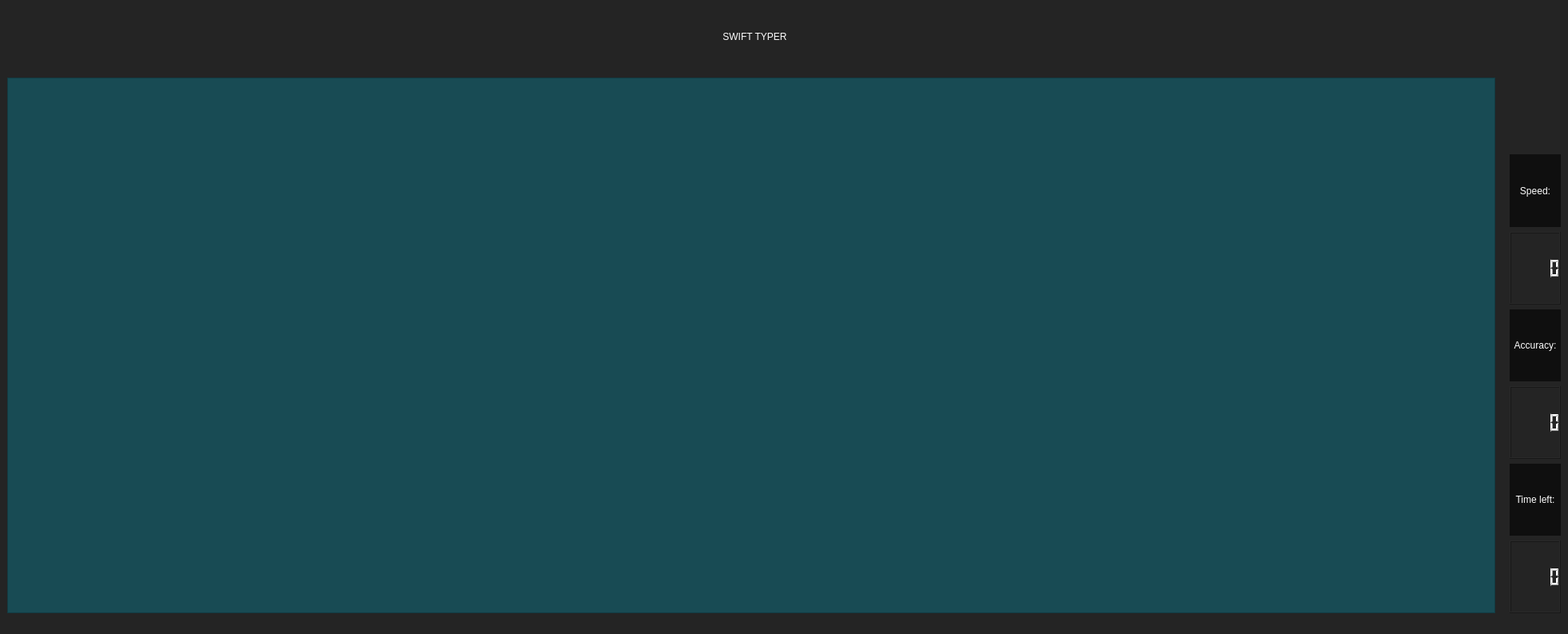
<?xml version="1.0" encoding="UTF-8"?>
<ui version="4.0">
 <class>MainWindow</class>
 <widget class="QMainWindow" name="MainWindow">
  <property name="enabled">
   <bool>true</bool>
  </property>
  <property name="geometry">
   <rect>
    <x>0</x>
    <y>0</y>
    <width>1962</width>
    <height>793</height>
   </rect>
  </property>
  <property name="windowTitle">
   <string>MainWindow</string>
  </property>
  <property name="styleSheet">
   <string notr="true">
background-color: rgb(36, 36, 36);</string>
  </property>
  <property name="animated">
   <bool>false</bool>
  </property>
  <property name="unifiedTitleAndToolBarOnMac">
   <bool>false</bool>
  </property>
  <widget class="QWidget" name="centralwidget">
   <layout class="QGridLayout" name="gridLayout_3">
    <property name="topMargin">
     <number>0</number>
    </property>
    <property name="bottomMargin">
     <number>20</number>
    </property>
    <property name="horizontalSpacing">
     <number>9</number>
    </property>
    <item row="0" column="0" colspan="2">
     <widget class="QLabel" name="label_4">
      <property name="enabled">
       <bool>false</bool>
      </property>
      <property name="styleSheet">
       <string notr="true">color: rgb(255, 255, 255);
border-right-color: rgb(24,75, 84);
font: 75 italic 38pt &quot;Century Schoolbook L&quot;;


</string>
      </property>
      <property name="frameShape">
       <enum>QFrame::NoFrame</enum>
      </property>
      <property name="text">
       <string>SWIFT TYPER</string>
      </property>
      <property name="alignment">
       <set>Qt::AlignCenter</set>
      </property>
     </widget>
    </item>
    <item row="8" column="0">
     <widget class="QLineEdit" name="input_para">
      <property name="enabled">
       <bool>true</bool>
      </property>
      <property name="minimumSize">
       <size>
        <width>0</width>
        <height>0</height>
       </size>
      </property>
      <property name="maximumSize">
       <size>
        <width>0</width>
        <height>0</height>
       </size>
      </property>
     </widget>
    </item>
    <item row="2" column="2">
     <widget class="QLabel" name="label">
      <property name="styleSheet">
       <string notr="true">color: rgb(255,255,255);
font: 75 22pt &quot;TlwgTypewriter&quot;;
background-color: rgb(15, 15,15);
</string>
      </property>
      <property name="text">
       <string>Speed:</string>
      </property>
      <property name="alignment">
       <set>Qt::AlignCenter</set>
      </property>
     </widget>
    </item>
    <item row="3" column="2">
     <widget class="QLCDNumber" name="lcd_wpm">
      <property name="styleSheet">
       <string notr="true">color: rgb(255, 255, 255);</string>
      </property>
     </widget>
    </item>
    <item row="4" column="2">
     <widget class="QLabel" name="label_2">
      <property name="maximumSize">
       <size>
        <width>10000000</width>
        <height>10000000</height>
       </size>
      </property>
      <property name="toolTip">
       <string>&lt;html&gt;&lt;head/&gt;&lt;body&gt;&lt;p align=&quot;center&quot;&gt;&lt;br/&gt;&lt;/p&gt;&lt;/body&gt;&lt;/html&gt;</string>
      </property>
      <property name="styleSheet">
       <string notr="true">color: rgb(255,255,255);
font: 75 22pt &quot;TlwgTypewriter&quot;;
background-color: rgb(15, 15,15);
</string>
      </property>
      <property name="text">
       <string>Accuracy:</string>
      </property>
      <property name="alignment">
       <set>Qt::AlignCenter</set>
      </property>
     </widget>
    </item>
    <item row="5" column="2">
     <widget class="QLCDNumber" name="lcd_accuracy">
      <property name="styleSheet">
       <string notr="true">color: rgb(255, 255, 255);</string>
      </property>
     </widget>
    </item>
    <item row="6" column="2">
     <widget class="QLabel" name="label_3">
      <property name="styleSheet">
       <string notr="true">color: rgb(255,255,255);
font: 75 22pt &quot;TlwgTypewriter&quot;;
background-color: rgb(15, 15,15);
</string>
      </property>
      <property name="text">
       <string>Time left:</string>
      </property>
      <property name="alignment">
       <set>Qt::AlignCenter</set>
      </property>
     </widget>
    </item>
    <item row="7" column="2">
     <widget class="QLCDNumber" name="lcd_time">
      <property name="styleSheet">
       <string notr="true">color: rgb(255, 255, 255);</string>
      </property>
     </widget>
    </item>
    <item row="1" column="0" rowspan="7">
     <widget class="QTextEdit" name="output_para">
      <property name="enabled">
       <bool>false</bool>
      </property>
      <property name="autoFillBackground">
       <bool>false</bool>
      </property>
      <property name="styleSheet">
       <string notr="true">color: rgb(0, 0, 0);
background-color: rgb(24, 75, 84);


font: 63 20pt &quot;Ubuntu&quot;;
</string>
      </property>
     </widget>
    </item>
   </layout>
  </widget>
 </widget>
 <resources>
  <include location="ht1.qrc"/>
 </resources>
 <connections/>
</ui>
